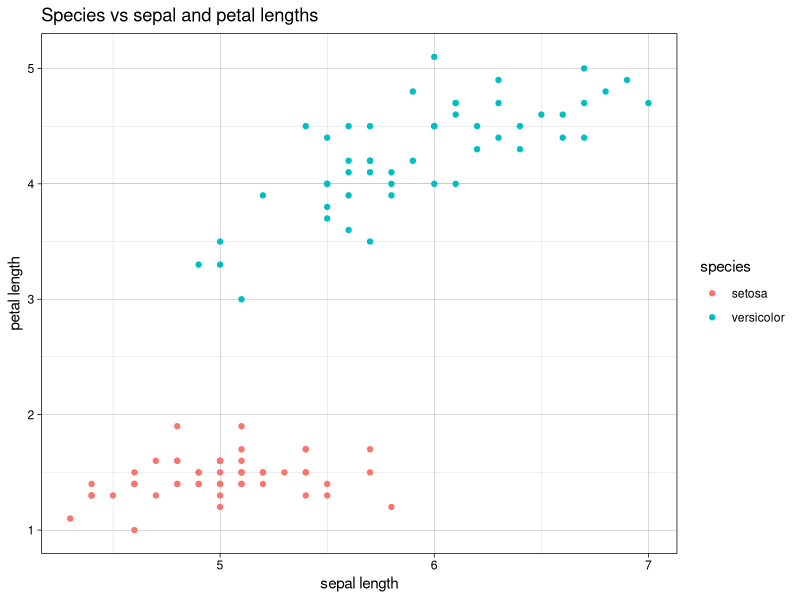
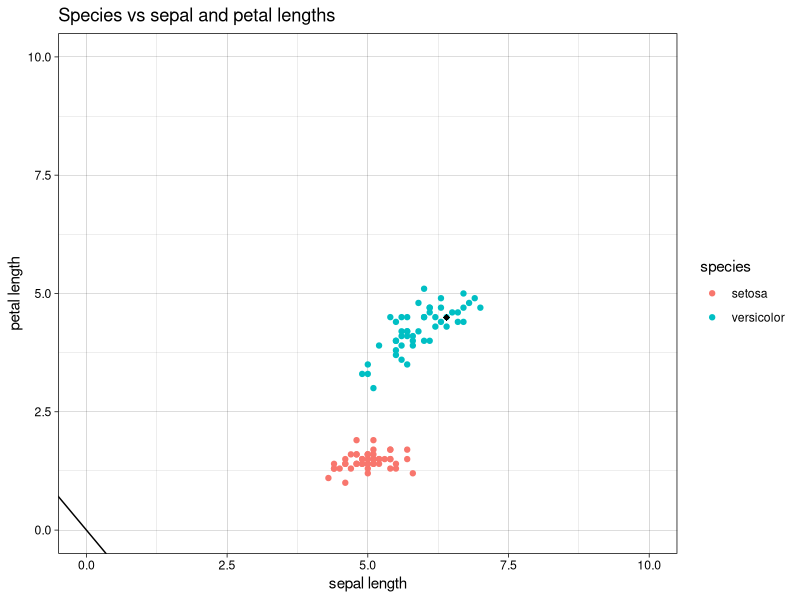
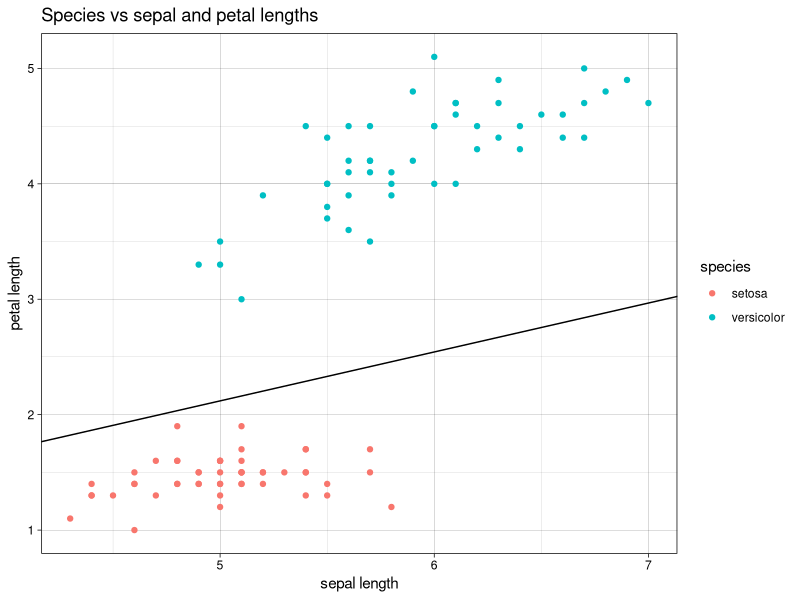

These figures' R source, in order: (Note: this script raises an error after producing the figures.)
## ---- chunk 1
library(tidyverse)
library(patchwork)
library(scales)
knitr::opts_chunk$set(echo = TRUE, message = FALSE, warning=FALSE, 
                      fig.align = 'center', fig.width = 5, fig.height=3, cache = TRUE)
comma <- function(x) format(x, digits = 2, big.mark = ",")
theme_set(theme_linedraw())
color.blues <- c(NA,"#BDD7E7", "#6BAED6", "#3182BD", "#08519C", "#074789", "#063e77", "#053464")
color.itam  <- c("#00362b", "#00503f", "#006953", "#008367", "#009c7b", "#00b68f")


sin_lineas <- theme(panel.grid.major = element_blank(), panel.grid.minor = element_blank())
sin_leyenda <- theme(legend.position = "none")
sin_ejes <- theme(axis.ticks = element_blank(), 
        axis.text = element_blank())

## ---- chunk 2

data(iris)

data <- iris %>% 
    mutate(sepal = Sepal.Length, 
           petal = Petal.Length, 
           species = Species) %>% 
    select(sepal, petal, species) %>% 
    filter(species %in% c("setosa", "versicolor"))

data %>% 
    ggplot(aes( x = sepal, y = petal)) + 
        geom_point(aes(color = species)) + 
        xlab("sepal length") + 
        ylab("petal length") + 
        ggtitle("Species vs sepal and petal lengths")

## ---- chunk 3

data <- data %>% 
    mutate(target = ifelse(species == 'setosa', 1, -1))

data

## ---- chunk 4

w <- c(w1 = 0, w2 = 0)
w

## ---- chunk 5

dt.misclass <- data %>% 
    mutate(yhat = sign(w[1] * sepal + w[2] * petal), 
           loss = target * yhat) %>% 
    summarise(misclass = which(loss <= 0 )) %>% 
    pull(misclass)


if (length(dt.misclass) > 0){
    # id <- dt.misclass[1]
    id <- sample(dt.misclass, 1)
} else {
    id <- NA
}

x <- simplify2array(data %>% select(sepal, petal) %>% slice(id))
y <- simplify2array(data %>% select(target) %>% slice(id))

dw <- y * x
w <- w + dw

data %>% 
    ggplot(aes( x = sepal, y = petal)) + 
        geom_point(aes(color = species)) + 
        geom_point(data = data %>% slice(id), 
                   aes(x = sepal, y = petal), 
                   size = 2, shape = 18) + 
        geom_abline(slope = -w[1]/w[2], intercept = 0, color = 'black') + 
        xlab("sepal length") + 
        ylab("petal length") + 
        ylim(0, 10) + xlim(0, 10) +
        ggtitle("Species vs sepal and petal lengths")


## ---- chunk 6

w <- c(w1 = 0, w2 = 0)
W_history <- w
P_history <- c(NULL)

for (iter in seq(100)){
    dt.misclass <- data %>% 
        mutate(yhat = sign(w[1] * sepal + w[2] * petal), 
               loss = target * yhat) %>% 
        summarise(misclass = which(loss <= 0 )) %>% 
        pull(misclass)
    
    
    if (length(dt.misclass) > 0){
        id <- dt.misclass[1]
        # id <- sample(dt.misclass, 1)
        P_history  <- cbind(P_history, id)
    } else {
        break
    }
    
    x <- simplify2array(data %>% select(sepal, petal) %>% slice(id))
    y <- simplify2array(data %>% select(target) %>% slice(id))
    
    dw <- y * x
    w <- w + dw
    W_history <- bind_rows(W_history, w)
}

W_history
## ---- chunk 7

data %>% 
    ggplot(aes( x = sepal, y = petal)) + 
        geom_point(aes(color = species)) +
        geom_abline(slope = -w[1]/w[2], intercept = 0, color = 'black') + 
        xlab("sepal length") + 
        ylab("petal length") + 
        ggtitle("Species vs sepal and petal lengths")

## ---- chunk 8

tibble(alpha = seq(0,1,by = 1/100)) %>% 
    mutate(m = ifelse(alpha < 1 - alpha, alpha, 1 - alpha), 
           ifelse(alpha < 1/2)) %>% 
    ggplot(aes(x = alpha, y = m)) + 
        geom_line()
